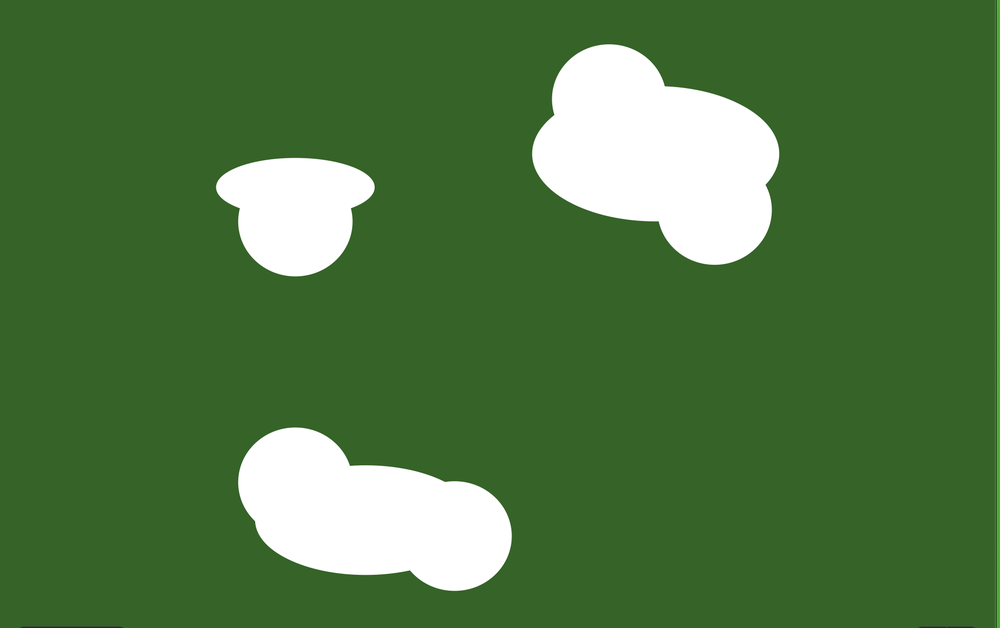
#> input picture Новая папка/Снимок экрана 2024-09-10 в 23.31.51.png, 1000 x 628 px, shrunk from 2010 x 1262 before the run
$ python clean_4.py
#> lines starting #> are read from the running program, lines starting #| are printed output that depends on the picture; after the words box and inside, x2 and y2 are one past the last pixel; in counts of white or black regions, pixels touching at a corner belong together
import math
import cv2
import numpy as np

# Функция для вычисления расстояния между двумя точками
def point_distance(p1, p2):
    return np.sqrt((p1[0] - p2[0]) ** 2 + (p1[1] - p2[1]) ** 2)

combined_mask_1 = None

# [20 lines left out: function line_circle_intersection, not called in this run]

chords = []
green_line_masks = []
red_line_masks = []
combined_masks_red_green = []
orange_tree_masks = []
pink_tree_masks = []

# [114 lines left out: functions process_intersections, draw_red_arc_mask, not called in this run]

def make_pink_radius(distance_to_closest_point, need_intersection=True):
# distance_to_closest_point = np.sqrt((closest_point[0] - center[0]) ** 2 + (closest_point[1] - center[1]) ** 2)
    blue_radius = abs(central_radius) - abs(distance_to_closest_point)
    print(distance_to_closest_point)
    # cv2.line(rgba_image, center, closest_point, 255, thickness=2)
    # Вычисляем розовый радиус как половину разности между красным радиусом и расстоянием до голубой точки
    if need_intersection:
        pink_radius = int(distance_to_closest_point + (blue_radius / 2))
    else:
        pink_radius = int(distance_to_closest_point + (blue_radius * 2))
    print(pink_radius)
    # pink_radius = blue_radius / 2

    # Создание маски розового круга
    pink_circle_mask = np.zeros((height, width), dtype=np.uint8)
    cv2.circle(pink_circle_mask, center, pink_radius, 255, thickness=-1)

    # Создаем контур радиуса для дерева
    contour_pink_circle_mask = cv2.dilate(pink_circle_mask, None, iterations=2)  # Толщина контура
    contour_pink_circle_mask = cv2.Canny(contour_pink_circle_mask, 100, 200)

    # Отмечаем розовый контур на альфа-изображении
    rgba_image[contour_pink_circle_mask > 0, :3] = (255, 105, 180)  # Розовый цвет по контуру
    # rgba_image[contour_pink_circle_mask > 0, 3] = 255  # Устанавливаем альфа-канал в 255 (непрозрачный)

    # Найти пересечение между маской границы оранжевого/фиолетового радиуса и маской границы зоны деревьев
    tree_intersection_mask = cv2.bitwise_and(tree_contour_mask, contour_pink_circle_mask)
    intersection_mask = cv2.bitwise_and(mask_tree, pink_circle_mask)
    pink_tree_masks.append(intersection_mask)

    # # Найти контуры пересечения и нарисовать фиолетовые точки
    contours_intersection, _ = cv2.findContours(tree_intersection_mask, cv2.RETR_EXTERNAL, cv2.CHAIN_APPROX_SIMPLE)
    min_distance = 5  # Минимальное расстояние между точками

    # Вызов функции для обработки пересечений
    if need_intersection:
        process_intersections(contours_intersection, min_distance, center, center_of_mass, purple_line_mask, center, central_radius)


image = cv2.imread('Снимок экрана 2024-09-10 в 23.31.51.png')
#> image is the input picture: shape (628, 1000, 3); mean B, G, R 66.6, 118.5, 78.1

# image = cv2.imread('test_clouds.png')

# Определяем цветовые диапазоны для различных классов объектов
color_ranges = {
    # 'tree': ([40, 40, 40], [80, 255, 255]),
    # 'lake': ([90, 50, 50], [130, 255, 255])
    'tree': ([34, 100, 30], [90, 255, 150]),   # Зеленый для деревьев
    'lake': ([90, 100, 100], [140, 255, 255]), # Голубой для озер
    'road': ([100, 100, 100], [180, 180, 180]) # Серый для дорог
}

color_ranges_tree_main = {
    # 'tree': ([40, 40, 40], [80, 255, 255]),
    # 'lake': ([90, 50, 50], [130, 255, 255])
    'field': ([0, 0, 200], [180, 55, 255]),   # Зеленый для деревьев
    'lake': ([90, 100, 100], [140, 255, 255]), # Голубой для озер
    'road': ([100, 100, 100], [180, 180, 180]) # Серый для дорог
}

# Конвертация изображения в HSV цветовую модель
hsv_image = cv2.cvtColor(image, cv2.COLOR_BGR2HSV)
#> hsv_image: shape (628, 1000, 3); mean H, S, V 46.7, 133.1, 118.5

# Нахождение центра изображения и задание радиуса для центрального круга
height, width = hsv_image.shape[:2]
center = (width // 2, height // 2)
central_radius = width // 4
print(central_radius)
#| 250

# Создаем изображение с альфа-каналом
rgba_image = np.zeros((height, width, 3), dtype=np.uint8)
rgba_image[..., :3] = image  # Копируем исходное изображение в RGB каналы
# rgba_image[..., 3] = 0  # Начально делаем альфа-канал полностью прозрачным


if np.all(hsv_image[center[1],center[0]] <= color_ranges['tree'][1]) and np.all(hsv_image[center[1],center[0]]  >= color_ranges['tree'][0]):
    central_radius = central_radius//2
    # Создаем маску для центрального круга
    red_circle_mask = np.zeros((height, width), dtype=np.uint8)
    cv2.circle(red_circle_mask, center, central_radius, 255, thickness=-1)
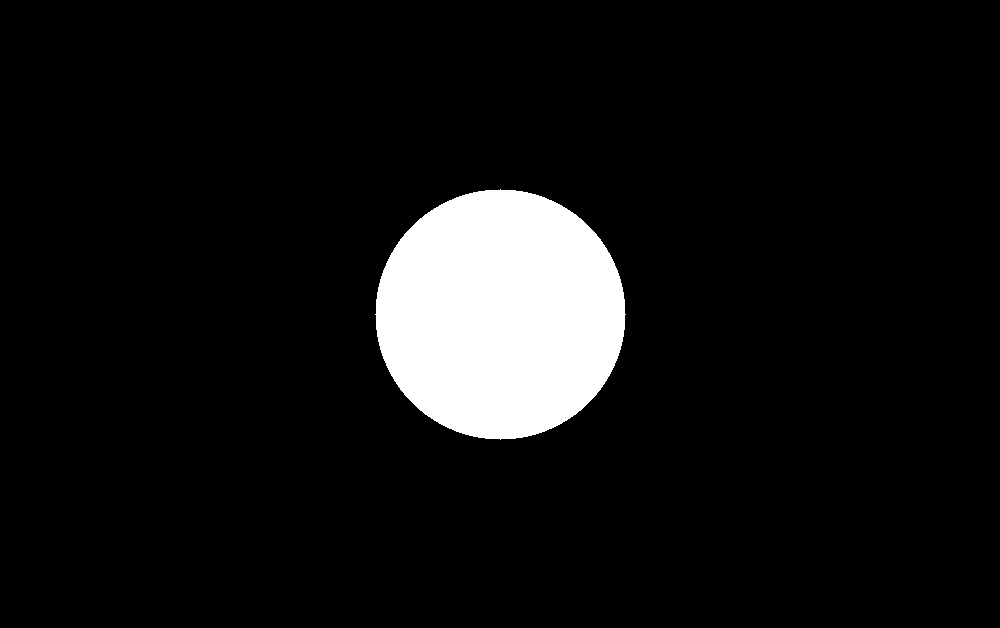
#> red_circle_mask: shape (628, 1000); 7.8% white; 1 white region, box (x1, y1, x2, y2) and area: (375, 189, 626, 440) 49077

    contour_red_circle_mask = cv2.dilate(red_circle_mask, None, iterations=3)  # Толщина контура
    contour_red_circle_mask = cv2.Canny(contour_red_circle_mask, 100, 200)

    # Создаем маску для объектов внутри круга
    object_mask = np.zeros((height, width), dtype=np.uint8)
    water_mask = np.zeros((height, width), dtype=np.uint8)

    # Обработка объектов и создание масок
    for obj_class, (lower, upper) in color_ranges_tree_main.items():
        lower = np.array(lower, dtype="uint8")
        upper = np.array(upper, dtype="uint8")

        # Создаем маску для текущего класса
        class_mask = cv2.inRange(hsv_image, lower, upper)

        # Находим контуры объектов
        # contours, _ = cv2.findContours(class_mask, cv2.RETR_EXTERNAL, cv2.CHAIN_APPROX_SIMPLE)
        contours = cv2.dilate(class_mask, None, iterations=2)  # Толщина контура
        # contours = cv2.Canny(contours, 100, 200)
        object_mask = cv2.add(object_mask, contours)
        if obj_class == 'lake':
            water_mask = cv2.add(water_mask, contours)
#> this loop made 3 passes
#> pass 1, `class_mask = cv2.inRange(hsv_image, lower, upper)`:
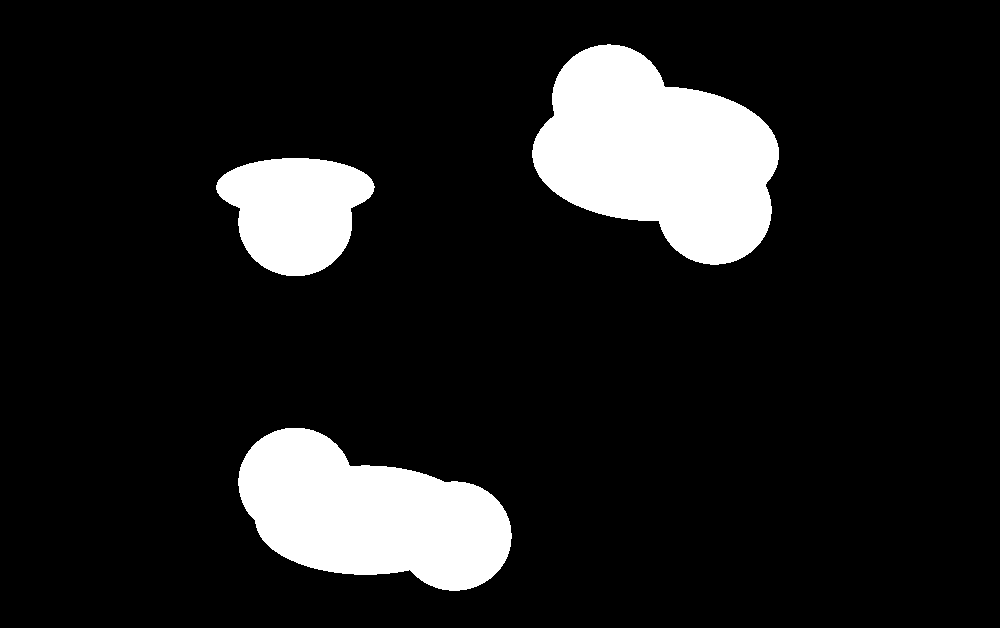
#> class_mask: shape (628, 1000); 12.3% white; 3 white regions, box (x1, y1, x2, y2) and area: (532, 44, 779, 265) 35486, (238, 428, 512, 591) 28944, (216, 158, 375, 276) 13047
#> pass 1, `contours = cv2.dilate(class_mask, None, iterations=2)`:
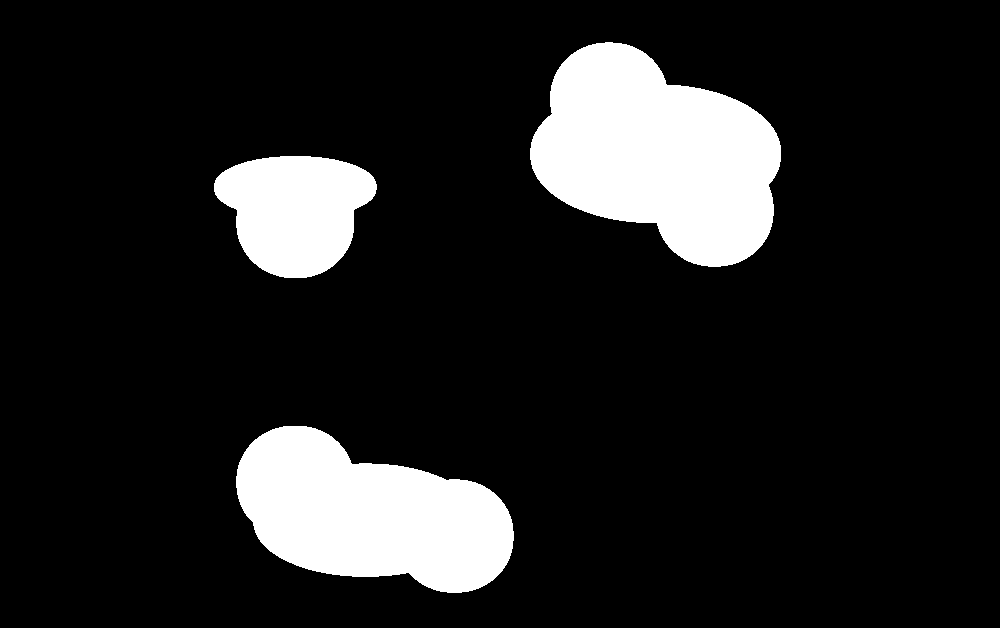
#> contours: shape (628, 1000); 13.1% white; 3 white regions, box (x1, y1, x2, y2) and area: (530, 42, 781, 267) 37405, (236, 426, 514, 593) 30733, (214, 156, 377, 278) 14182

    # Маска для зоны радиуса без объектов
    # object_mask_1 = cv2.bitwise_and(red_circle_mask, object_mask)

    radius_background_mask = cv2.bitwise_and(red_circle_mask, cv2.bitwise_not(object_mask))
    # Маска для объектов (зеленых) внутри радиуса
    object_inside_radius_mask = cv2.bitwise_and(red_circle_mask, object_mask)

    # Вычисление площадей
    area_background = cv2.countNonZero(radius_background_mask)
#> area_background = 49077
    area_objects = cv2.countNonZero(object_inside_radius_mask)
#> area_objects = 0

    # Сравнение площадей и вывод результата
    if area_background > area_objects:
        print("В пределах красного радиуса больше белого фона.")
    else:
        print("В пределах красного радиуса больше зеленых объектов.")
    # cv2.imshow('a', object_mask)
    # cv2.waitKey(0)
    # object_mask_1 = cv2.bitwise_and(red_circle_mask, object_mask)

    # Наносим фиолетовый цвет на пересечение
    rgba_image[radius_background_mask > 0, :3] = (255, 0, 255)  # Фиолетовый цвет по пересечению
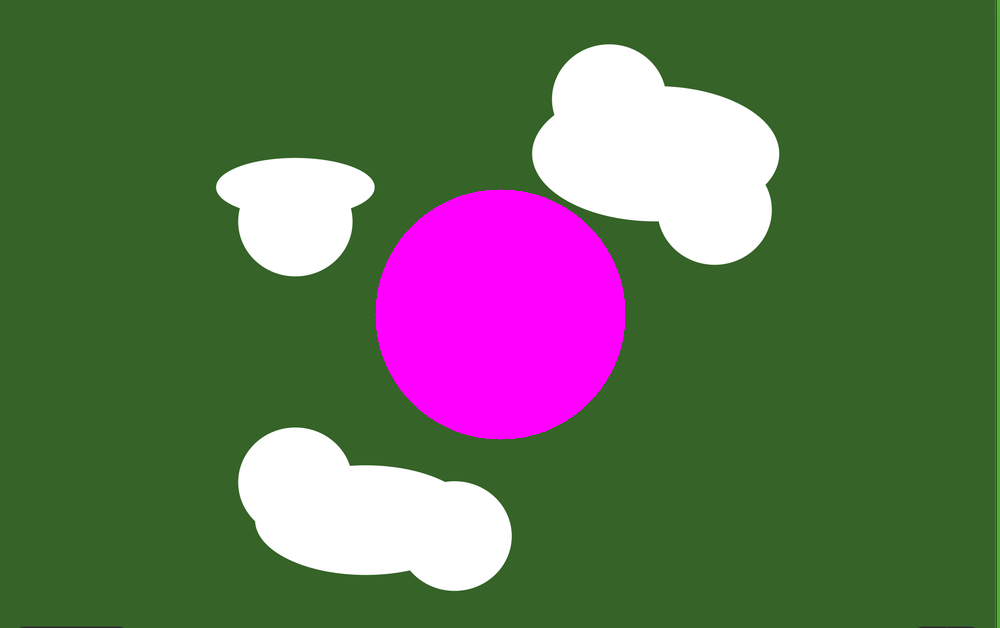
#> rgba_image: shape (628, 1000, 3); 7.81% of pixels changed, all inside (x1, y1, x2, y2) = (375, 189, 626, 440)
    # rgba_image[radius_background_mask > 0, 3] = 255  # Устанавливаем альфа-канал в 255 (непрозрачный)

    # Нарисовать исходный центральный радиус
    contour_radius_background_mask = cv2.dilate(radius_background_mask, None, iterations=2)  # Толщина контура
#> contour_radius_background_mask: shape (628, 1000); 8.1% white; 1 white region, box (x1, y1, x2, y2) and area: (373, 187, 628, 442) 51101
    contour_radius_background_mask = cv2.Canny(contour_radius_background_mask, 100, 200)
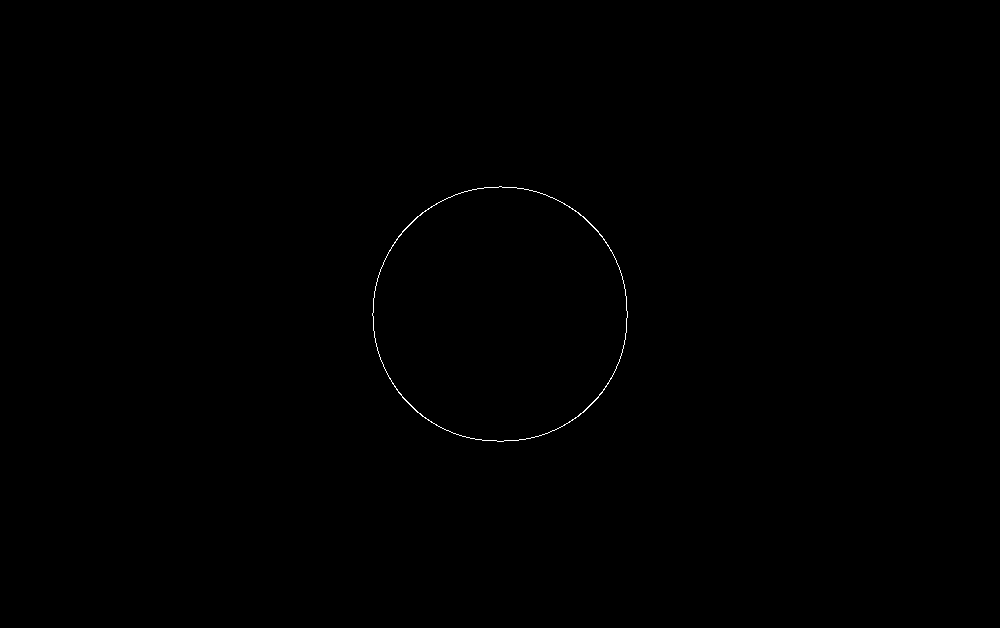
#> contour_radius_background_mask: shape (628, 1000); 0.13% white in thin lines or dots, all inside (x1, y1, x2, y2) = (372, 186, 628, 442)

    rgba_image[contour_radius_background_mask > 0, :3] = (0, 0, 255)  # Красный цвет по контуру
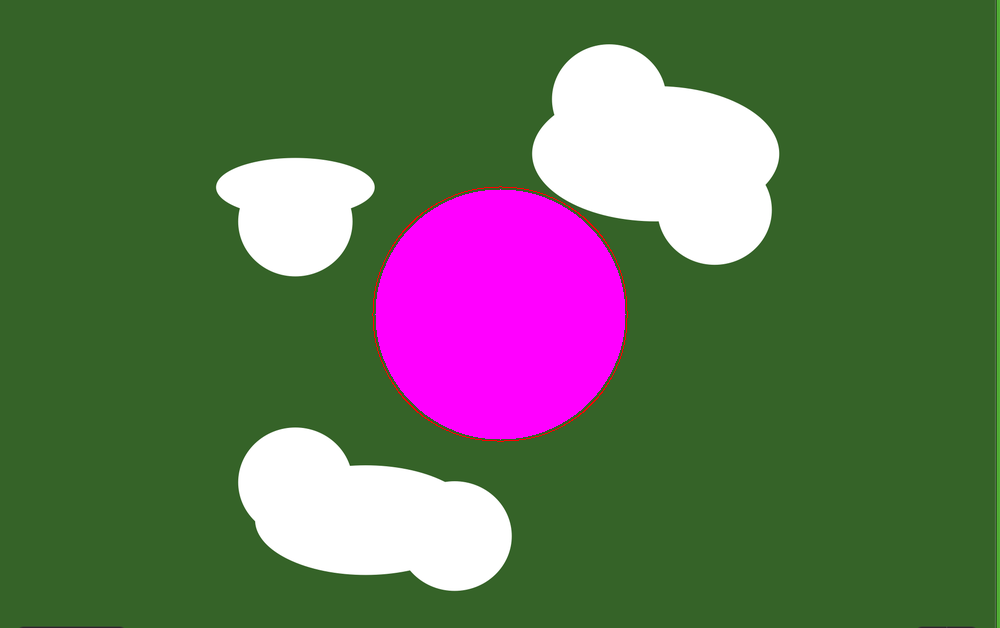
#> rgba_image: shape (628, 1000, 3); 0.13% of pixels changed, all inside (x1, y1, x2, y2) = (372, 186, 628, 442)
    # rgba_image[contour_radius_background_mask > 0, 3] = 255  # Устанавливаем альфа-канал в 255 (непрозрачный)

    # Нарисовать черную точку в центре красного радиуса
    cv2.circle(rgba_image, center, 5, (0, 0, 0), -1)  # Черная точка в центре радиуса
#> rgba_image: shape (628, 1000, 3); 0.01% of pixels changed, all inside (x1, y1, x2, y2) = (495, 309, 506, 320)

    # Маска для фиолетовых линий
    main_purple_line_mask = np.zeros((height, width), dtype=np.uint8)
    purple_line_mask = np.zeros((height, width), dtype=np.uint8)


    # blue_radius = np.zeros((height, width), dtype=np.uint8)
    # Обработка объектов "деревьев"
    for obj_class, (lower, upper) in color_ranges_tree_main.items():
        lower = np.array(lower, dtype="uint8")
        upper = np.array(upper, dtype="uint8")

        # Создаем маску для текущего класса
        class_mask = cv2.inRange(hsv_image, lower, upper)

        # Находим контуры объектов
        contours, _ = cv2.findContours(class_mask, cv2.RETR_EXTERNAL, cv2.CHAIN_APPROX_SIMPLE)

        for contour in contours:
            if obj_class == 'field':

                # Проверка, выходит ли объект на 50% и более за красный радиус
                mask_tree = np.zeros((height, width), dtype=np.uint8)
                cv2.drawContours(mask_tree, [contour], -1, 255, thickness=-1)

                # Найти центр масс контура (центр зоны деревьев)
                moments = cv2.moments(contour)
                if moments['m00'] != 0:
                    center_of_mass = (int(moments['m10'] / moments['m00']), int(moments['m01'] / moments['m00']))
                else:
                    center_of_mass = (0, 0)

                # Нарисовать центр зоны деревьев
                cv2.circle(rgba_image, center_of_mass, 5, (255, 0, 0), -1)  # Синяя точка для центра зоны

                # Найти самую дальнюю и самую ближнюю точки от центра исходного радиуса
                max_distance = 0
                min_distance = float('inf')
                farthest_point = None
                closest_point = None

                for point in contour[:, 0, :]:
                    distance = np.sqrt((point[0] - center[0]) ** 2 + (point[1] - center[1]) ** 2)
                    if distance > max_distance:
                        max_distance = distance
                        farthest_point = point
                    if distance < min_distance:
                        min_distance = distance
                        closest_point = point

                # Нарисовать самую дальнюю точку
                if farthest_point is not None:
                    cv2.circle(rgba_image, tuple(farthest_point), 5, (0, 255, 0), -1)  # Зеленая точка

                    overlap_with_red_radius = cv2.bitwise_and(mask_tree, red_circle_mask)
                    area_within_red_radius = cv2.countNonZero(overlap_with_red_radius)
                    area_object = cv2.countNonZero(mask_tree)

                # Создаем маску для границы зоны деревьев
                tree_contour_mask = np.zeros((height, width), dtype=np.uint8)
                cv2.drawContours(tree_contour_mask, [contour], -1, 255, thickness=2)  # Граница зоны деревьев

                # Нарисовать самую ближнюю точку
                if closest_point is not None:
                    cv2.circle(rgba_image, tuple(closest_point), 5, (255, 255, 0), -1)  # Голубая точка


                # Вычисляем середину между двумя точками
                midpoint = ((center_of_mass[0] + closest_point[0]) // 2, (center_of_mass[1] + closest_point[1]) // 2)
                if area_within_red_radius / area_object < 0.5:
                # Если объект хотя бы на 50% выходит за пределы красного радиуса
                    if center_of_mass != (0, 0) and closest_point is not None:
                        distance_to_closest_point = np.sqrt((closest_point[0] - center[0]) ** 2 + (closest_point[1] - center[1]) ** 2)
                        if distance_to_closest_point <= central_radius:
                            make_pink_radius(distance_to_closest_point, False)
                        else:
                            make_pink_radius(0, False)
                else:
                    # Нарисовать радиус вокруг самой дальней точки
                    orange_radius = int(max_distance * 2)
                    orange_circle_mask = np.zeros((height, width), dtype=np.uint8)
                    cv2.circle(orange_circle_mask, center, orange_radius, 255, thickness=-1)

                    # Создаем контур радиуса для дерева
                    contour_orange_circle_mask = cv2.dilate(orange_circle_mask, None, iterations=2)  # Толщина контура
                    contour_orange_circle_mask = cv2.Canny(contour_orange_circle_mask, 100, 200)

                    # Отмечаем оранжевый контур на альфа-изображении
                    rgba_image[contour_orange_circle_mask > 0, :3] = (0, 165, 255)  # Оранжевый цвет по контуру
                    # rgba_image[contour_orange_circle_mask > 0, 3] = 255  # Устанавливаем альфа-канал в 255 (непрозрачный)

                    # Найти пересечение между маской границы оранжевого/фиолетового радиуса и маской границы зоны деревьев
                    tree_intersection_mask = cv2.bitwise_and(tree_contour_mask, contour_orange_circle_mask)

                    intersection_mask = cv2.bitwise_and(mask_tree, orange_circle_mask)
                    orange_tree_masks.append(intersection_mask)
                    # Найти контуры пересечения и нарисовать фиолетовые точки
                    contours_intersection, _ = cv2.findContours(tree_intersection_mask, cv2.RETR_EXTERNAL, cv2.CHAIN_APPROX_SIMPLE)
                    min_distance = 5  # Минимальное расстояние между точками

                    # Вызов функции для обработки пересечений
                    # process_intersections(contours_intersection, min_distance, center, center_of_mass, purple_line_mask, center, central_radius)

                # # Нарисовать самую ближнюю точку
                # if closest_point is not None:
                #     cv2.circle(rgba_image, tuple(closest_point), 5, (255, 255, 0), -1)  # Голубая точка

            # # Вычисляем середину между двумя точками
            # midpoint = ((center_of_mass[0] + closest_point[0]) // 2, (center_of_mass[1] + closest_point[1]) // 2)

            # Рисуем красную точку между синей и голубой точками
            cv2.circle(rgba_image, midpoint, 5, (0, 0, 255, 255), -1)  # Красная точка
#> (the rest of the program and of its run is left out)
